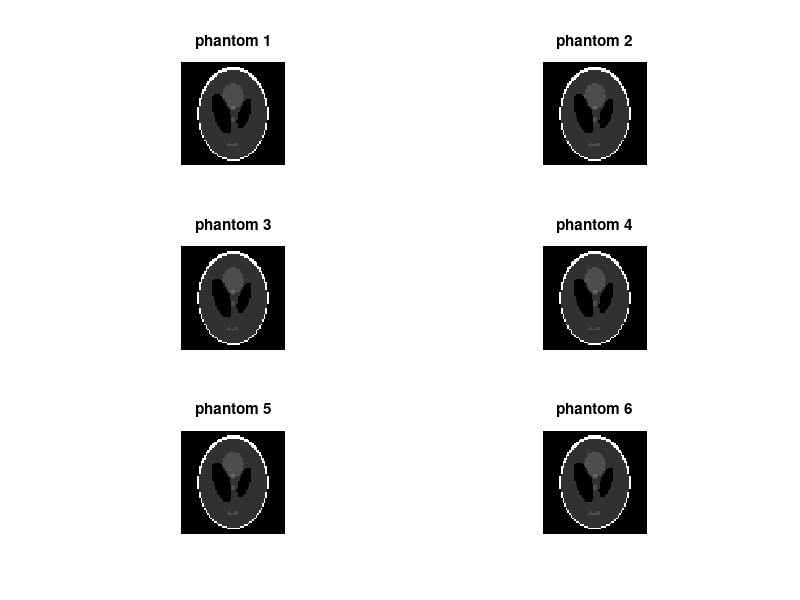

Write MATLAB code to recreate this figure.
clear;
close all;
clc;

x = 3;
y = 2;
maxx = x;
maxy = y;
phantom =  phantom(64);

figure;

for i = 1:(x+1)
    for k = 1:(y+1)
        subplot(maxx,maxy,i+k-1);
        imshow(phantom);
        title(['phantom ' num2str(i+k-1) ]);
   end
end